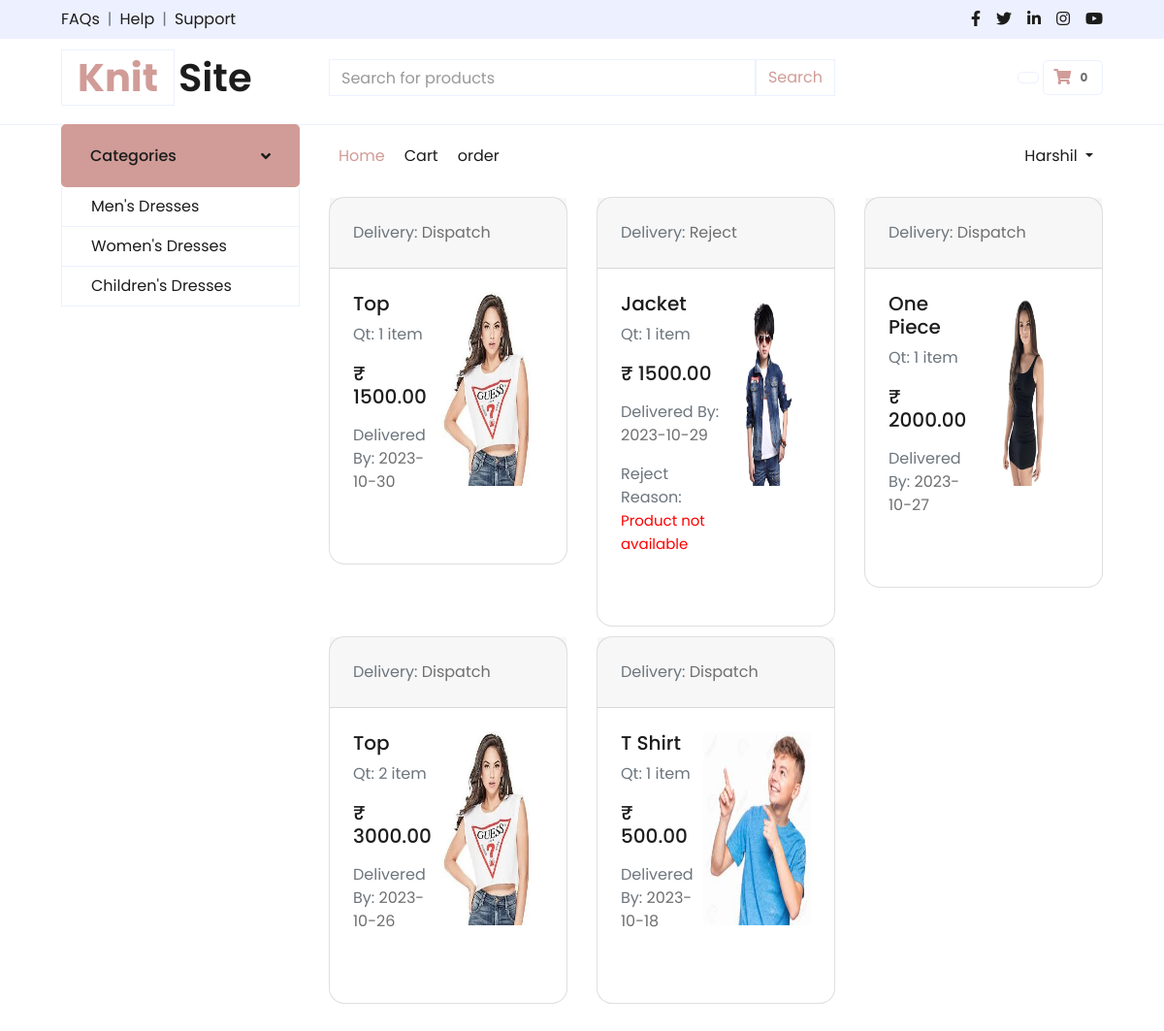
The app's page /customer/order.php (signed in), older data.
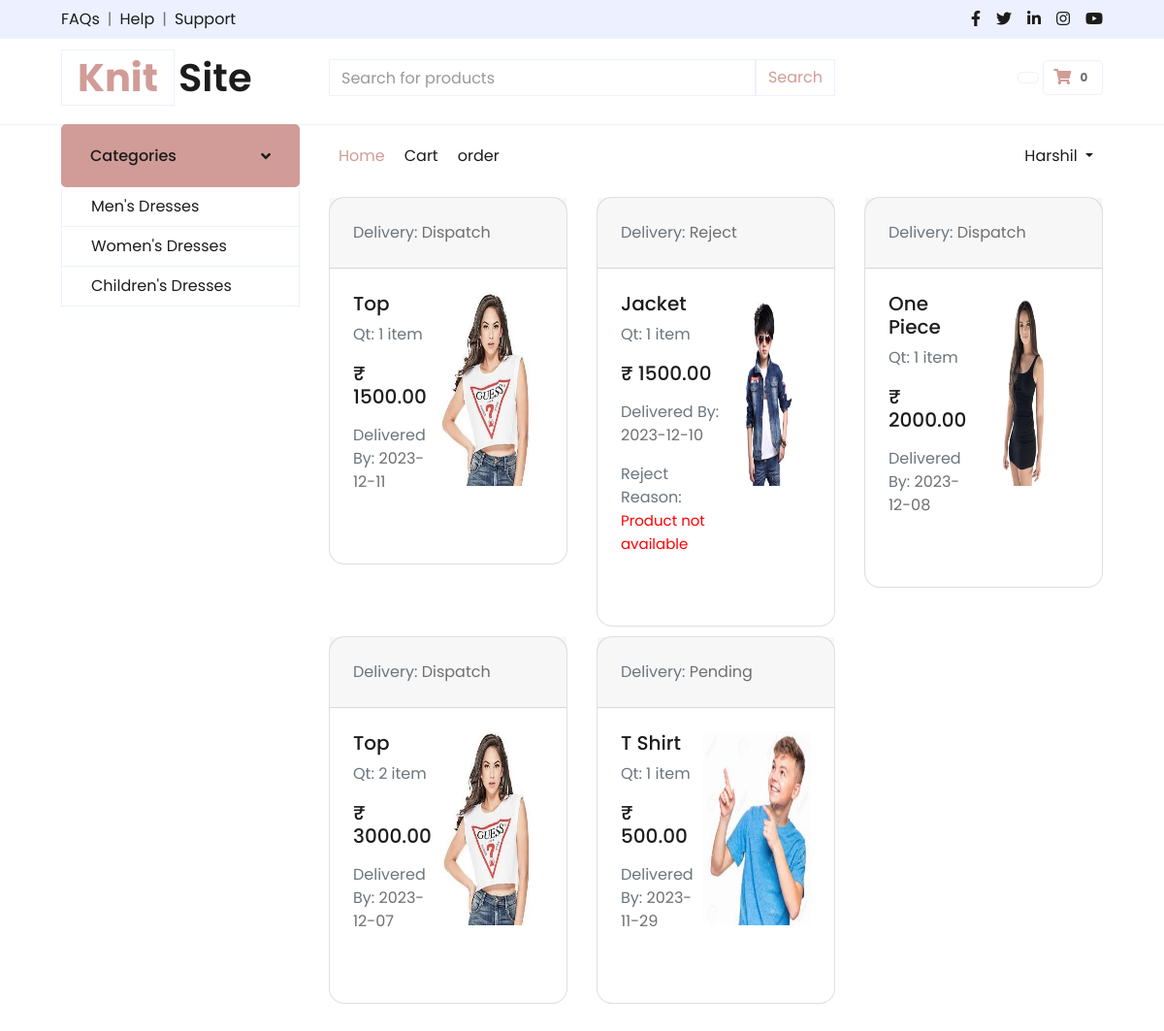
The same page, newer data.
### tables this page shows
CREATE TABLE `order_items` (
  `order_item_id` int(11) NOT NULL,
  `order_id` int(11) NOT NULL,
  `product_id` int(11) NOT NULL,
  `quantity` int(11) NOT NULL,
  `total_price` decimal(10,2) NOT NULL
);

CREATE TABLE `orders` (
  `order_id` int(11) NOT NULL,
  `customer_id` int(11) NOT NULL,
  `order_date` timestamp NOT NULL DEFAULT current_timestamp(),
  `status` varchar(20) NOT NULL,
  `reject_reason` text DEFAULT NULL
);

CREATE TABLE `products` (
  `id` int(11) NOT NULL,
  `name` varchar(255) NOT NULL,
  `description` text DEFAULT NULL,
  `price` decimal(10,2) NOT NULL,
  `brand_name` varchar(255) DEFAULT NULL,
  `category` varchar(255) DEFAULT NULL,
  `image_path` varchar(255) DEFAULT NULL,
  `add_date` timestamp NOT NULL DEFAULT current_timestamp(),
  `status` int(1) DEFAULT 1,
  `SID` int(11) DEFAULT NULL,
  `quantity` int(11) DEFAULT NULL
);

### customer/order.php (the view, shortened to what this page needs)
<?php
$order = 1;
include_once '../head.php';
include_once '../header.php';
include_once '../navbar.php';
$conn = new mysqli("localhost", "root", "", "knitsite");
$customer_id = $_SESSION["CustomerUserID"];
$query = "SELECT o.order_id, o.order_date, o.status, o.reject_reason, oi.product_id, p.name AS product_name, p.image_path, oi.quantity, oi.total_price
          FROM orders o
          JOIN order_items oi ON o.order_id = oi.order_id
          JOIN products p ON oi.product_id = p.id
          WHERE o.customer_id = $customer_id
          ORDER BY o.order_date DESC";
$result = $conn->query($query);
echo '        <div class="row">';
if ($result) {
    while ($row = $result->fetch_assoc()) {
        $order_date = $row["order_date"];
        $status = $row["status"];
        $product_name = $row["product_name"];
        $quantity = $row["quantity"];
        $total_price = $row["total_price"];
        $image_path = $row["image_path"];
        $reject_reason = $row["reject_reason"];
        $order_date = date('Y-m-d', strtotime($order_date));
        $expected_delivery_date = date('Y-m-d', strtotime($order_date . ' + 2 days'));
        echo '
        <div class="col-4">
            <div class="card card-stepper" style="border-radius: 16px; margin-top:10px;">
                <div class="card-header p-4">
                    <div class="row">
                        <div class="col">
                            <p class="text-muted mb-0"> Delivery: <span class="fw-bold text-body">' . $status . '</span> </p>
                        </div>
                    </div>
                </div>
                <div class="card-body p-4">
                    <div class="d-flex flex-row mb-4 pb-2">
                        <div class="flex-fill">
                            <h5 class="bold">' . $product_name . '</h5>
                            <p class="text-muted"> Qt: ' . $quantity . ' item</p>
                            <h5 class="mb-3"> ₹ ' . $total_price . '</h5>
                            <p class="text-muted">Delivered By: <span class="text-body">' . $expected_delivery_date . '</span></p>';
        if ($status == "Reject") {
            echo '<p class="text-muted" >Reject Reason: <span class="text-body" style="color:red !important;font-size:15px">' . $reject_reason . '</span></p>';
        }
        echo '
                        </div>
                        <div>
                            <img class="align-self-center img-fluid" src="../seller/' . $image_path . '" width="250" style="height:200px">
                        </div>
                    </div>
                </div>
            </div>
        </div>';
    }
    echo '</div>';
} else {
    echo "Error retrieving orders: " . $conn->error;
}
?>

### head.php (shortened to what this page needs)
<!DOCTYPE html>
<html lang="en">
<head>
    <link href="https://cdnjs.cloudflare.com/ajax/libs/font-awesome/5.10.0/css/all.min.css" rel="stylesheet">
    <link href="lib/owlcarousel/assets/owl.carousel.min.css" rel="stylesheet">
    <link href="../css/style.css" rel="stylesheet">
    <link rel="stylesheet" href="https://code.jquery.com/ui/1.13.0/themes/base/jquery-ui.css">
</head>

### header.php (shortened to what this page needs)
<div class="container-fluid">
    <div class="row bg-secondary py-2 px-xl-5">
        <div class="col-lg-6 d-none d-lg-block">
            <div class="d-inline-flex align-items-center">
                <a class="text-dark" href="">FAQs</a>
                <span class="text-muted px-2">|</span>
                <a class="text-dark" href="">Help</a>
                <span class="text-muted px-2">|</span>
                <a class="text-dark" href="">Support</a>
            </div>
        </div>
        <div class="col-lg-6 text-center text-lg-right">
            <div class="d-inline-flex align-items-center">
                <a class="text-dark px-2" href="">
                    <i class="fab fa-facebook-f"></i>
                </a>
                <a class="text-dark px-2" href="">
                    <i class="fab fa-twitter"></i>
                </a>
                <a class="text-dark px-2" href="">
                    <i class="fab fa-linkedin-in"></i>
                </a>
                <a class="text-dark px-2" href="">
                    <i class="fab fa-instagram"></i>
                </a>
                <a class="text-dark pl-2" href="">
                    <i class="fab fa-youtube"></i>
                </a>
            </div>
        </div>
    </div>
    <div class="row align-items-center py-3 px-xl-5">
        <div class="col-lg-3 d-none d-lg-block">
            <a href="" class="text-decoration-none">
                <h1 class="m-0 display-5 font-weight-semi-bold"><span class="text-primary font-weight-bold border px-3 mr-1">Knit</span>Site</h1>
            </a>
        </div>
        <div class="col-lg-6 col-6 text-left">
            <form id="search-form">
                <div class="input-group">
                    <input type="text" class="form-control" id="search" placeholder="Search for products">
                    <input class="input-group-text bg-transparent text-primary" type="submit" value="Search">
                </div>
            </form>
        </div>
        <div class="col-lg-3 col-6 text-right">
            <a href="" class="btn border">
            </a>
            <a  class="btn border" id="cart-btn" href="<?php if(isset($search)){echo'../cart/cart.php';} elseif(isset($cart)){echo'../cart/cart.php';}elseif(isset($order)){echo'../cart/cart.php';} else{echo 'cart/cart.php';} ?>";>
                <i class="fas fa-shopping-cart text-primary"></i>
                <span class="badge"  id="cart-badge">0</span>
               </a>
        </div>
    </div>
</div>
<div class="container">
    <div class="row">
        <div class="col"></div>
        <div class="col">
            <div class=" dropdown-item" id="search-results"> </div>
        </div>
    </div>
</div>

### navbar.php (shortened to what this page needs)
<div class="container-fluid mb-5">
      <div class="row border-top px-xl-5">
          <div class="col-lg-3 d-none d-lg-block">
              <a class="btn shadow-none d-flex align-items-center justify-content-between bg-primary text-white w-100" data-toggle="collapse" href="#navbar-vertical" style="height: 65px; margin-top: -1px; padding: 0 30px;">
                  <h6 class="m-0">Categories</h6>
                  <i class="fa fa-angle-down text-dark"></i>
              </a>
              <nav class="collapse show navbar navbar-vertical navbar-light align-items-start p-0 border border-top-0 border-bottom-0" id="navbar-vertical">
                  <div class="navbar-nav w-100 overflow-hidden" style="height: 123px">
                      <div class="nav-item dropdown" id="list" >
                      <a href="<?php if (isset($order)) { echo'../Category/mens.php';}else{echo './Category/mens.php';} ?>" class="nav-item nav-link">Men's Dresses</a>
                      <a href="<?php if (isset($order)) { echo'../Category/womens.php';}else{echo './Category/womens.php';} ?>" class="nav-item nav-link">Women's Dresses</a>
                      <a href="<?php if (isset($order)) { echo'../Category/childrens.php';}else{echo './Category/childrens.php';} ?>" class="nav-item nav-link">Children's Dresses</a>
                  </div>
              </nav>
          </div>
          <div class="col-lg-9">
              <nav class="navbar navbar-expand-lg bg-light navbar-light py-3 py-lg-0 px-0">
                  <div class="collapse navbar-collapse justify-content-between" id="navbarCollapse">
                      <div class="navbar-nav mr-auto py-0">
                          <a href="<?php if($order) {echo "../HomePage.php";} else{echo "HomePage.php";} ?>" class="nav-item nav-link active">Home</a>
                          <a  href="<?php if($order) {echo "../cart/cart.php";} else{echo "cart/cart.php";} ?>"class="nav-item nav-link" style="display: <?php if (isset($_SESSION["CustomerUserID"])||isset($_SESSION["SellerUserID"])) { echo "block";} else { echo "none";}?>">Cart</a>
                          <a  href="customer/order.php"class="nav-item nav-link" style="display: <?php if (isset($_SESSION["CustomerUserID"])) { echo "block";} else { echo "none";}?>">order</a>
                      </div>
                      <div class="navbar-nav ml-auto py-0">
                          <?php
                              if (isset($_SESSION["name"])||isset($_SESSION["CustomerUserID"])) {
                                  include 'HomePageLogin.php';
                              }
                          ?>
                      </div>
                  </div>
              </nav>

### HomePageLogin.php (shortened to what this page needs)
<div class="nav-item dropdown" style="display: <?php if (isset($_SESSION["name"] )) { echo "block";} else { echo "none";}?>">
                                <a href="#" class="nav-link dropdown-toggle" data-toggle="dropdown"><?php if(isset($_SESSION["name"])) {echo$_SESSION["name"]."  ";} ?></a>
                            </div>

### head.php (style rules this page uses)
.btn { padding: 5px 10px; border: none; border-radius: 5px; cursor: pointer; transition: background-color 0.3s; }

Row changes from the older to the newer data that the page shows:
changed through a linked row, order_items (number 1 of 5 on the later page): order.order_date "2023-10-30" → "2023-12-11"
changed through a linked row, order_items "Jacket": order.order_date "2023-10-29" → "2023-12-10"
changed through a linked row, order_items "One Piece": order.order_date "2023-10-27" → "2023-12-08"
changed through a linked row, order_items (number 4 of 5 on the later page): order.order_date "2023-10-26" → "2023-12-07"
changed through a linked row, order_items "T Shirt": order.status "Dispatch" → "Pending"; order.order_date "2023-10-18" → "2023-11-29"
